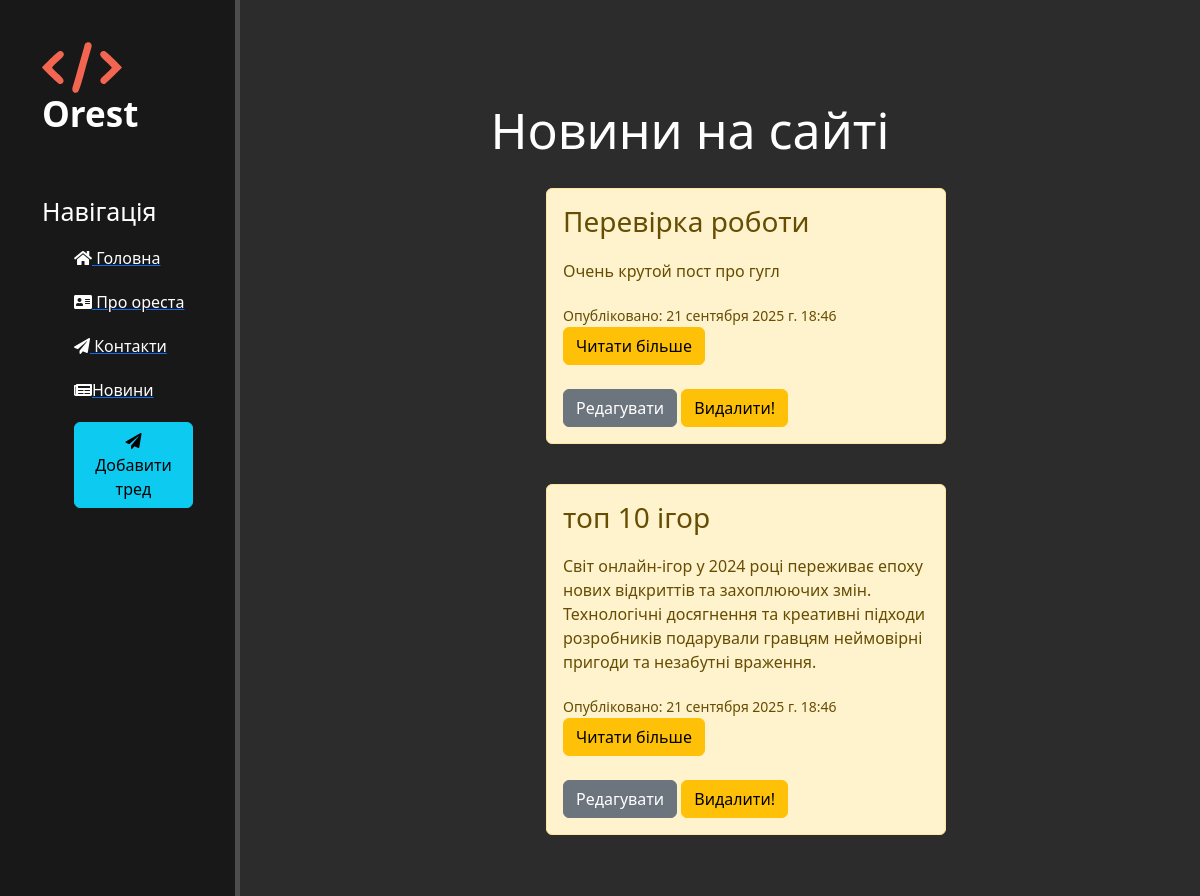
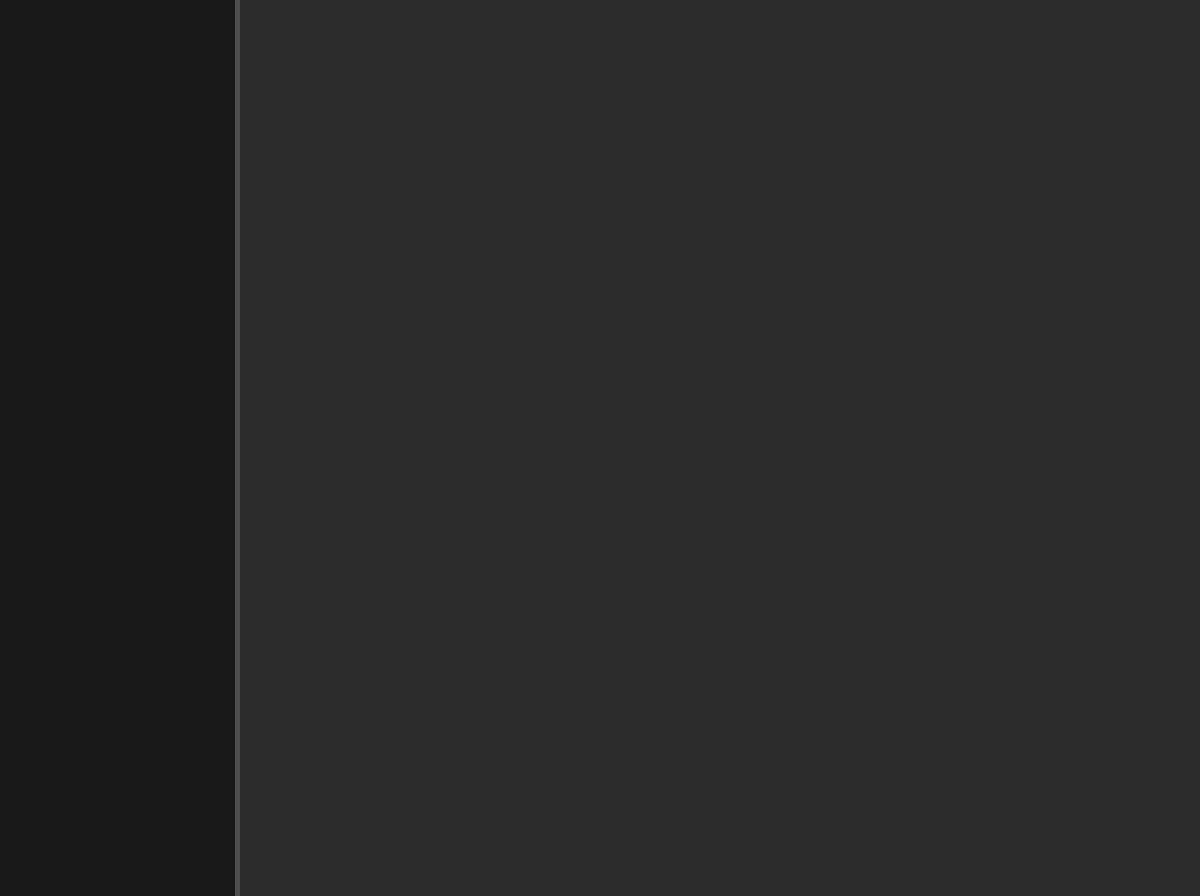
The page /news/ (upper part) on the database as committed earlier (2 pictures, top to bottom).
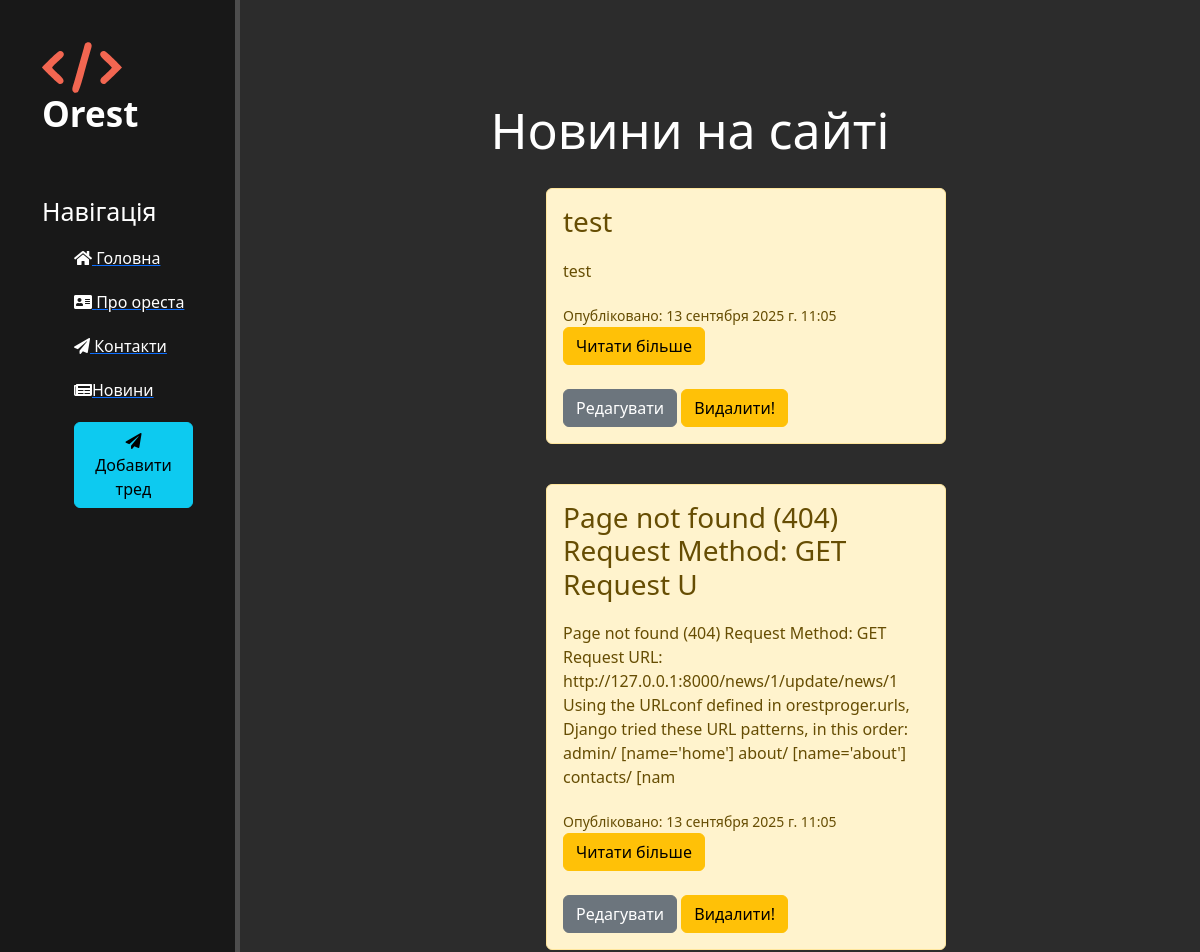
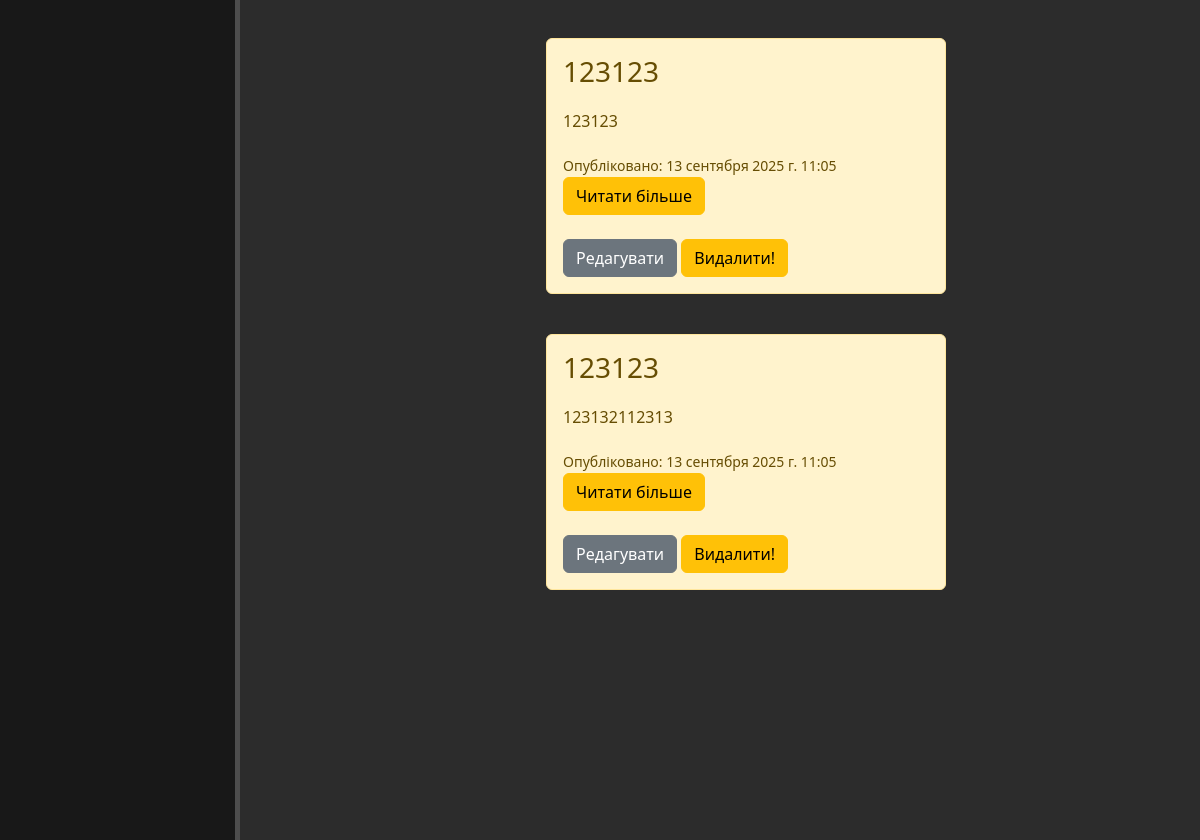
The same page on the database as committed later (2 pictures, top to bottom).
### news/models.py (models this page shows, shortened)
class Articles(models.Model):
    title = models.CharField('Назва', max_length=50, default="")
    anons = models.CharField('Анонс', max_length=250, default="")
    full_text = models.TextField('Стаття')
    date = models.DateTimeField('Дата публікації', default=datetime.now)
    class Meta:
        verbose_name = 'Новость'         # Як об'єкт буде називатися в однині в адмінці
        verbose_name_plural = 'Новости'  # Як об'єкт буде називатися в множині в адмінці

### news/views.py (the view)
# urls.py: path('', views.news_home, name='news_home'),
def news_home(request):
    news = Articles.objects.all().order_by('-date')
    return render(request, 'news/news_home.html', {'news': news})

### news/templates/news/news_home.html (shortened to what this page needs)
{% extends 'main/layout.html' %}
{% block content %}
    <div class="features">
        <h1>Новини на сайті</h1>
        {% if news %}
            {% for el in news %}
                <div class="alert alert-warning">
                    <h3>{{ el.title }}</h3>
                    <p>{{ el.anons }}</p>
                    <small>Опубліковано: {{ el.date }}</small><br>
                    <a href="{% url 'news-detail' el.id %}" class="btn btn-warning">Читати більше</a> <br> <br>
                    <a href="{% url 'news-redact' el.id %}" class="btn btn-secondary">Редагувати</a>
                    <a href="{% url 'news-delete' el.id %}" class="btn btn-warning">Видалити!</a>
                </div>
            {% endfor %}
        {% else %}
            <p>Тут нема новин</p>
        {% endif %}
    </div>
{% endblock %}

### main/templates/main/layout.html (shortened to what this page needs)
{% load static %}
<!DOCTYPE html>
<html lang="en">
<head>
    <link rel="stylesheet" href="https://cdn.jsdelivr.net/npm/bootstrap@5.3.3/dist/css/bootstrap.min.css">
    <link rel="stylesheet" href="{% static 'main/css/main.css' %}">
    <link rel="stylesheet" href="https://use.fontawesome.com/releases/v5.8.2/css/all.css">
</head>
<body>
    <aside>
        <img src="{% static 'main/img/logo_simple.svg' %}" alt="logo">
        <span class="logo">Orest </span>
        <h3>Навігація</h3>
        <ul>
            <a href="{% url 'home' %}"><li><i class="fas fa-home"></i> Головна</li></a>
            <a href="{% url 'about' %}"><li><i class="fas fa-address-card"></i> Про ореста</li></a>
            <a href=""><li><i class="fas fa-paper-plane"></i> Контакти</li></a>
            <a href="{% url 'news_home' %}"><li><i class="fas fa-newspaper"></i>Новини</li></a>
            <a href="{% url 'create' %}"><li><button class="btn btn-info"><i class="fas fa-paper-plane"></i> Добавити тред </button></li></a>
<div style="height:1500px; padding:20px;">
</div>
        </ul>
    </aside>
    <main>
        {% block content %}
        {% endblock %}
    </main>
</body>
</html>

### main/static/main/css/main.css (style rules this page uses)
body { background: #2c2c2c; }
aside { float: left; background: #181818; width: 20%; padding: 3.5%; height: 400vh; color: #fff; border-right: 5px solid #4d4d4d }
aside img { width: 80px; float: left; }
aside .logo { font-size: 35px; margin-left: 10 px; font-weight: bold; position: relative; top: -5px }
aside h3 { margin-top: 50px; font-size: 25px; }
aside ul { list-style: none }
aside ul li { color: #fff; display: block; margin-top: 20px; transition: transform .6s ease; }
main .features { float: left; color: #fff; margin-top: 100px; text-align: center; width: 75% }
main .features h1 { font-size: 50px; }
main .features p { max-width: 400px; margin: 20px auto }
.alert-warning { float:left; clear: both; width: 400px; margin: 20px 34%; text-align: left; }

Rows that differ between the two databases and show on the page:
removed Articles: title "Перевірка роботи", anons "Очень крутой пост про гугл", date "21 сентября 2025 г. 18:46"
removed Articles: title "топ 10 ігор", anons "Світ онлайн-ігор у 2024 році переживає епоху нових відкриттів та захоплюючих змін. Технологічні досягнення та креативні підходи розробників подарували гравцям неймовірні пригоди та незабутні враження.", date "21 сентября 2025 г. 18:46"
added Articles: title "test", anons "test", date "13 сентября 2025 г. 11:05"
added Articles: title "Page not found (404) Request Method: GET Request U", anons "Page not found (404) Request Method: GET Request URL: http://127.0.0.1:8000/news/1/update/news/1 Using the URLconf defined in orestproger.urls, Django tried these URL patterns, in this order: admin/ [name='home'] about/ [name='about'] contacts/ [nam", date "13 сентября 2025 г. 11:05"
added Articles: title "123123", anons "123123", date "13 сентября 2025 г. 11:05"
added Articles: title "123123", anons "123132112313", date "13 сентября 2025 г. 11:05"
